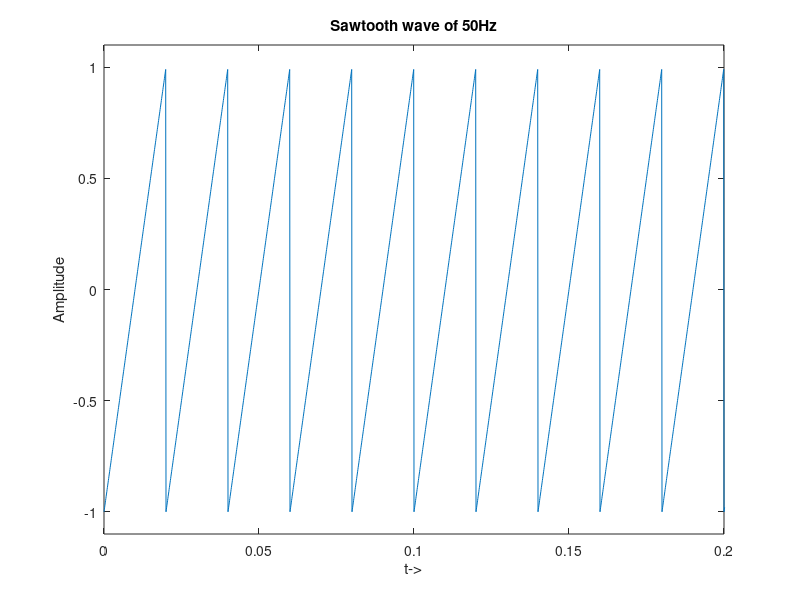

Source code (MATLAB):
Fs=10000;
t=0:1/Fs:2;
x=sawtooth(2*pi*50*t);
plot(t,x)
axis([0 0.2 -1.1 1.1]);
xlabel('t->')
ylabel('Amplitude')
title('Sawtooth wave of 50Hz')